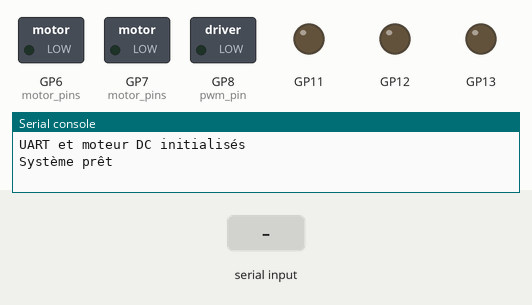
Recording of a program running on a simulated Raspberry Pi Pico running MicroPython. Shown: switched loads named in the program (green lamp = pin HIGH), output pins drawn as LEDs (lit = HIGH), the last lines printed to the serial console. The test bench sets the inputs (shaded band).

Above: at 1.2 s.
1.3 s: "BUTTON_PRESSED\n" received over the second serial link
At 2.2 s:
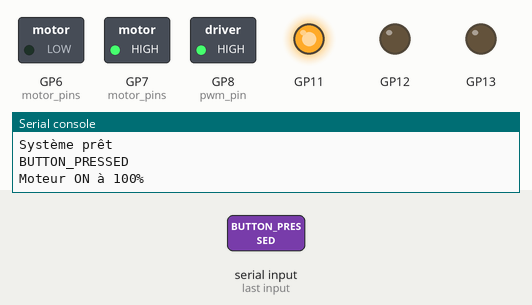
2.8 s: "STOP\n" received over the second serial link
At 3.3 s:
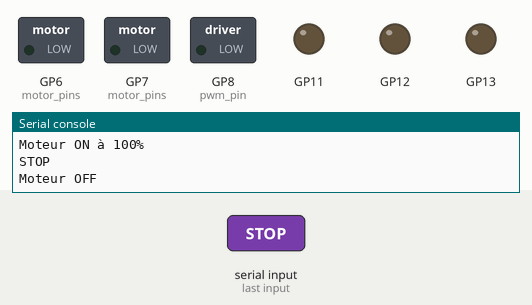
Timing chart, 0 to 5.8 s (numbered marks = the images above; inputs shaded):
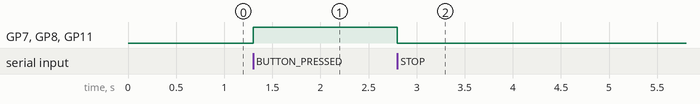

Measured:
- after the input at 1.3 s, GP7 (motor_pins), GP8 (pwm_pin), GP11: LOW → HIGH at once
- after the input at 2.8 s, GP7 (motor_pins), GP8 (pwm_pin), GP11: HIGH → LOW at once

The program:

testavecmotor_.py
```python
"""
import uasyncio as asyncio
async def task_function(name):
    while True:
        print('Task', name, 'is running')
        await asyncio.sleep(1)

async def main():
    # Planifier l'exécution des tâches
    task1 = asyncio.create_task(task_function('A'))
    task2 = asyncio.create_task(task_function('B'))

# Attendre la complétion des tâches (ici elles bouclent indéfiniment)
    await task1
    await task2

# Démarrer la boucle d'événements
asyncio.run(main())
"""
import uasyncio as asyncio
from machine import UART, Pin, PWM
from dcmotor import DCMotor

class BluetoothHC05:
    def __init__(self, tx_pin, rx_pin, led_pin_R, led_pin_G, led_pin_B, motor_pins, pwm_pin, frequency=30000, baudrate_=38400):
        # UART Configuration
        self.uart = UART(0, baudrate=baudrate_)
        # LED Configuration
        self.led_R = Pin(led_pin_R, Pin.OUT)
        self.led_G = Pin(led_pin_G, Pin.OUT)
        self.led_B = Pin(led_pin_B, Pin.OUT)
        # DC Motor Configuration
        self.motor_pin1 = Pin(motor_pins[0], Pin.OUT)
        self.motor_pin2 = Pin(motor_pins[1], Pin.OUT)
        self.enable = PWM(Pin(pwm_pin), freq=frequency)
        self.dc_motor = DCMotor(self.motor_pin1, self.motor_pin2, self.enable, frequency)
        print("UART et moteur DC initialisés")

    def set_rgb_color(self, r, g, b):
        self.led_R.value(r)
        self.led_G.value(g)
        self.led_B.value(b)

    def control_motor(self, speed):
        if speed > 0:
            self.dc_motor.forward(speed)
        else:
            self.dc_motor.stop()

    async def send_data(self, data):
        message = data + "\n"
        self.uart.write(message)
        await asyncio.sleep(0)

    async def receive_data(self):
        while True:
            if self.uart.any():
                message = self.uart.read()
                await asyncio.sleep(0)
                return message.decode('utf-8').strip()
            await asyncio.sleep(0)

    async def process_command(self, command):
        print(command)
        if command == "BUTTON_PRESSED":
            # Allume la LED en rouge et démarre le moteur à 100 %
            self.set_rgb_color(1, 0, 0)
            self.control_motor(100)
            await self.send_data("LED RED et MOTEUR ON à 100%")
            print("Moteur ON à 100%")
        elif command == "STOP":
            # Éteint la LED et arrête le moteur
            self.set_rgb_color(0, 0, 0)
            self.control_motor(0)
            await self.send_data("LED ET MOTEUR OFF")
            print("Moteur OFF")
        else:
            await self.send_data("COMMANDE INCONNUE")

    async def listen(self):
        while True:
            data = await self.receive_data()
            if data:
                await self.process_command(data)

# Exemple d'utilisation de la classe avec asyncio
async def main():
    bluetooth = BluetoothHC05(
        tx_pin=0,
        rx_pin=1,
        led_pin_R=11,
        led_pin_G=12,
        led_pin_B=13,
        motor_pins=(6, 7),
        pwm_pin=8
    )

    asyncio.create_task(bluetooth.listen())  # Coroutine pour écouter les données entrantes

    print("Système prêt")
    while True:
        await asyncio.sleep(1)

# Démarrage de la boucle d'événements asyncio
asyncio.run(main())
```

dcmotor.py
```python
class DCMotor:
    def __init__(self, pin1, pin2, enable_pin, min_duty=0, max_duty=65535):
        self.pin1 = pin1
        self.pin2 = pin2
        self.enable_pin = enable_pin
        self.min_duty = min_duty
        self.max_duty = max_duty

    def forward(self, speed):
        self.speed = speed
        self.enable_pin.duty_u16(self.duty_cycle(self.speed))
        self.pin1.value(0)
        self.pin2.value(1)

    def backwards(self, speed):
        self.speed = speed
        self.enable_pin.duty_u16(self.duty_cycle(self.speed))
        self.pin1.value(1)
        self.pin2.value(0)

    def stop(self):
        self.enable_pin.duty_u16(0)
        self.pin1.value(0)
        self.pin2.value(0)

    def duty_cycle(self, speed):
        if self.speed <= 0 or self.speed > 100:
            duty_cycle = 0
        else:
            duty_cycle = int(self.min_duty + (self.max_duty - self.min_duty)*((self.speed-1)/(100-1)))
        return duty_cycle
```
